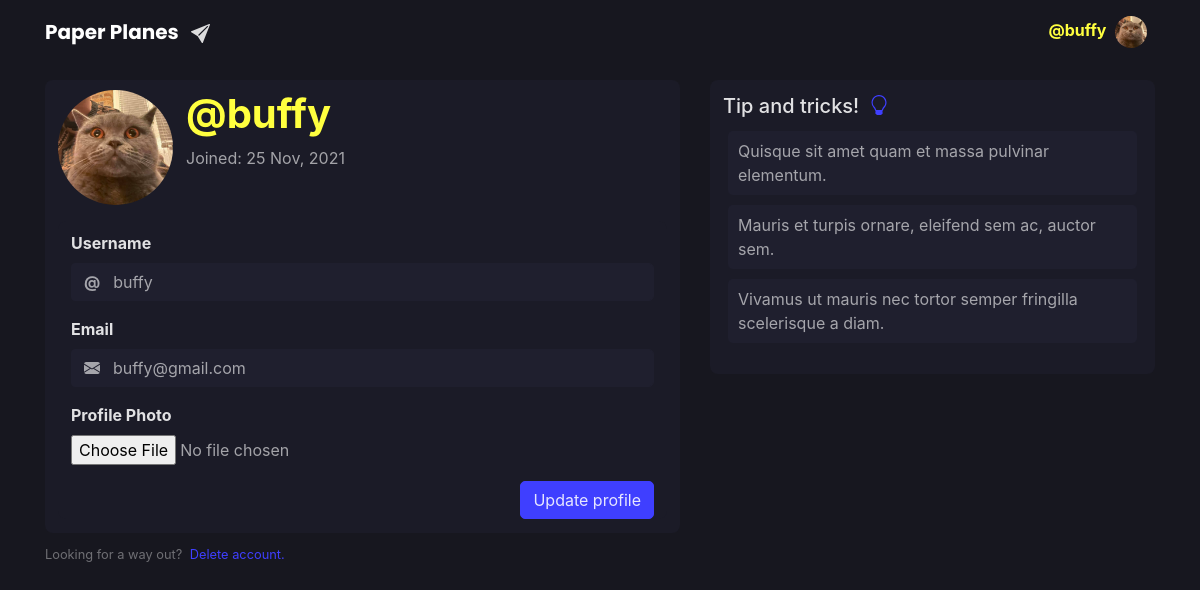
The app's page /profile/ (signed in) with its own data.
### application/models.py (models this page shows, shortened)
class User(db.Model, UserMixin):
    id = db.Column(db.Integer, primary_key=True)
    username = db.Column(db.String(8), unique=True, nullable=False)
    email = db.Column(db.String(254), unique=True, nullable=False)
    image_file = db.Column(db.String(20), nullable=False,
                           default='default.jpg')
    password = db.Column(db.String(60), nullable=False)
    date_joined = db.Column(db.DateTime, nullable=False,
                            default=datetime.utcnow)
    posts = db.relationship('Post', backref='author', lazy=True)

### application/profile.py (the view)
@blueprint.route("/", methods=['GET', 'POST'])
@login_required
def profile():
    form = UpdateProfileForm()
    if form.validate_on_submit():
        if form.picture.data:
            picture_file = save_picture(form.picture.data)
            current_user.image_file = picture_file
        current_user.username = form.username.data
        current_user.email = form.email.data
        db.session.commit()
        flash(f"Your profile has been updated!", 'success')
        return redirect(url_for('routes.index'))
    elif request.method == 'GET':
        form.username.data = current_user.username
        form.email.data = current_user.email
    image_file = url_for(
        'static', filename=f'profile_pics/{current_user.image_file}')
    date_joined = current_user.date_joined.strftime('%d %b, %Y')
    return render_template('profile.html', title='Profile', image_file=image_file, form=form, date_joined=date_joined)

### application/forms.py (shortened to what this page needs)
class UpdateProfileForm(FlaskForm):
    username = StringField('Username', validators=[
                           DataRequired(), Length(min=2, max=20)])
    email = StringField('Email', validators=[DataRequired(), Email()])
    picture = FileField('Profile Photo', validators=[
                        FileAllowed(['jpg', 'png'])])
    submit = SubmitField('Update profile')

### application/templates/profile.html (shortened to what this page needs)
{% extends "base.html" %}
{% block content %}
<div class="content-section mb-2">
    <div class="media">
        <img class="rounded-circle account-img" src="{{ image_file }}">
        <div>
            <h2 class="account-heading secondary-colour profile-text font-weight-bold">@{{ current_user.username }}</h2>
            <p class="medium-emphasis">Joined: {{ date_joined }}</p>
        </div>
    </div>
    <div class="content-section mb-0 pb-0">
        <form method="POST" enctype="multipart/form-data">
            <fieldset class="form-group mb-1">
                <div class="form-group">
                    {{ form.username.label(class="form-control-label font-weight-bold") }}
                    <div class="input-group">
                        <div class="input-group-prepend">
                            <div class="input-group-text dark-form font-weight-bold">@</div>
                        </div>
                        {% if form.username.errors %}
                        {{ form.username(class="form-control dark-form is-invalid input-form icon-field") }}
                        {% else %}
                        {{ form.username(class="form-control dark-form input-form icon-field") }}
                        {% endif %}
                    </div>
                </div>
                <div class="form-group">
                    {{ form.email.label(class="form-control-label font-weight-bold") }}
                    <div class="input-group">
                        <div class="input-group-prepend">
                            <div class="input-group-text dark-form">
                            </div>
                        </div>
                        {% if form.email.errors %}
                        {{ form.email(class="form-control dark-form is-invalid input-form icon-field") }}
                        {% else %}
                        {{ form.email(class="form-control dark-form input-form icon-field") }}
                        {% endif %}
                    </div>
                </div>
                <div class="form-group">
                    {{ form.picture.label(class="font-weight-bold") }}
                    {{ form.picture(class="form-control-file medium-emphasis") }}
                </div>
                <div class="form-group">
                    {{form.submit(class="btn button input-button float-right") }}
                </div>
            </fieldset>
        </form>
    </div>
</div>
<div class="mb-3">
    <small class="disable">Looking for a way out? <a class="ml-1 primary-colour" data-toggle="modal" data-target="#deleteModal" href="#">Delete account.</a></small>
</div>
{% endblock content %}
{% block sidebar %}
<div class="col-md-5">
    <div class="content-section">
        <div class="align-middle mt-1">
            <h5 class="heading-title">Tip and tricks!</h5>
        </div>
        <ul class="list-group">
            <a href="#">
                <li class="sidebar-list d-flex justify-content-between align-items-center">
                    Quisque sit amet quam et massa pulvinar elementum.
                </li>
            </a>
            <a href="#">
                <li class="sidebar-list d-flex justify-content-between align-items-center">
                    Mauris et turpis ornare, eleifend sem ac, auctor sem.
                </li>
            </a>
            <a href="#">
                <li class="sidebar-list d-flex justify-content-between align-items-center">
                    Vivamus ut mauris nec tortor semper fringilla scelerisque a diam.
                </li>
            </a>
        </ul>
    </div>
</div>
{% endblock sidebar %}

### application/templates/base.html (shortened to what this page needs)
<!DOCTYPE html>
<html lang="en">
<head>
  <link rel=" stylesheet" href="https://stackpath.bootstrapcdn.com/bootstrap/4.3.1/css/bootstrap.min.css" />
  <link rel="stylesheet" href="/static/CSS/style.css" />
</head>
<header>
  <nav class="navbar navbar-expand-md navbar-dark nav-dark">
    <div class="container">
      <a class="navbar-brand mr-4 font-weight-bold" href="{{ url_for('routes.index') }}" id="nav-heading">
        Paper Planes
      </a>
      <div class="collapse navbar-collapse" id="navbarToggle">
        <div class="navbar-nav">
          {% if current_user.is_authenticated %}
          <li class="nav-item dropdown d-none d-md-block">
            <a class="nav-link" href="#" id="navbarDropdown" role="button" data-toggle="dropdown" aria-haspopup="true" aria-expanded="false">
              <span class="secondary-colour font-weight-bold">@{{current_user.username}}</span>
              <img class="rounded-circle profile-icon" src="{{ url_for('static', filename='profile_pics/' + current_user.image_file) }}">
            </a>
          </li>
          {% endif %}
        </div>
      </div>
    </div>
  </nav>
</header>
<body>
  <main role="main" class="container container-main">
    <div class="row justify-content-center">
      <div class="col-md-7">
        {% block content %}
        {% endblock content %}
      </div>
      {% block sidebar %}
      {% endblock sidebar %}
    </div>
  </main>
</body>
</html>

### application/static/CSS/style.css (style rules this page uses)
:root { --primary: #3f3fff; --secondary: #ffff3f; --background: #17171f; --component: #1b1b27; --surface: #1f1f2e; --soft-primary: #7171ff; --high-emphasis: rgb(255, 255, 255, 0.87); --medium-emphasis: rgb(255, 255, 255, 0.60); --disable: rgb(255, 255, 255, 0.38); --outer-radius: 8px; --inner-radius: 5px; --hover-opacity: 0.90; }
#nav-heading { font-family: 'Poppins', sans-serif; }
body { background: var(--background); }
.container-main { margin-top: 1rem; }
h1, h2, h3, h4, h5, h6 { color: var(--high-emphasis); }
p, legend { color: var(--medium-emphasis); }
small { color: var(--disable); }
.medium-emphasis { color: var(--medium-emphasis); }
.nav-dark { background-color: var(--background); }
.content-section { background: var(--component); padding: 10px 13px; border-radius: var(--outer-radius); margin-bottom: 17px; }
.sidebar-list { padding: 8px 10px; margin: 5px; border-radius: var(--inner-radius); list-style-type: none; color: var(--medium-emphasis); background-color: var(--surface); }
.input-form { border-radius: var(--inner-radius); }
.input-button { border-radius: var(--inner-radius); background-color: var(--primary); border-color: var(--primary); color: var(--high-emphasis); }
.heading-title { margin-right: 5px; display: inline-block; }
fieldset div { color: var(--high-emphasis); }
.dark-form, .dark-form:focus { background-color: var(--surface); border-color: var(--surface); color: var(--medium-emphasis); }
.account-img { height: 115px; width: 115px; margin-right: 13px; margin-bottom: 16px; }
.account-heading { font-size: 2.5rem; }
.profile-icon { height: 32px; width: 32px; margin-left: 4px; }
.primary-colour { color: var(--primary); }
.secondary-colour { color: var(--secondary); }
.icon-field { padding-left: 0.375rem; }
.input-group-text { padding-right: 0.375rem; }

### records on screen
User: username "buffy", image_file (picture), email "buffy@gmail.com"

### other values on screen
{{ date_joined }} "25 Nov, 2021"
